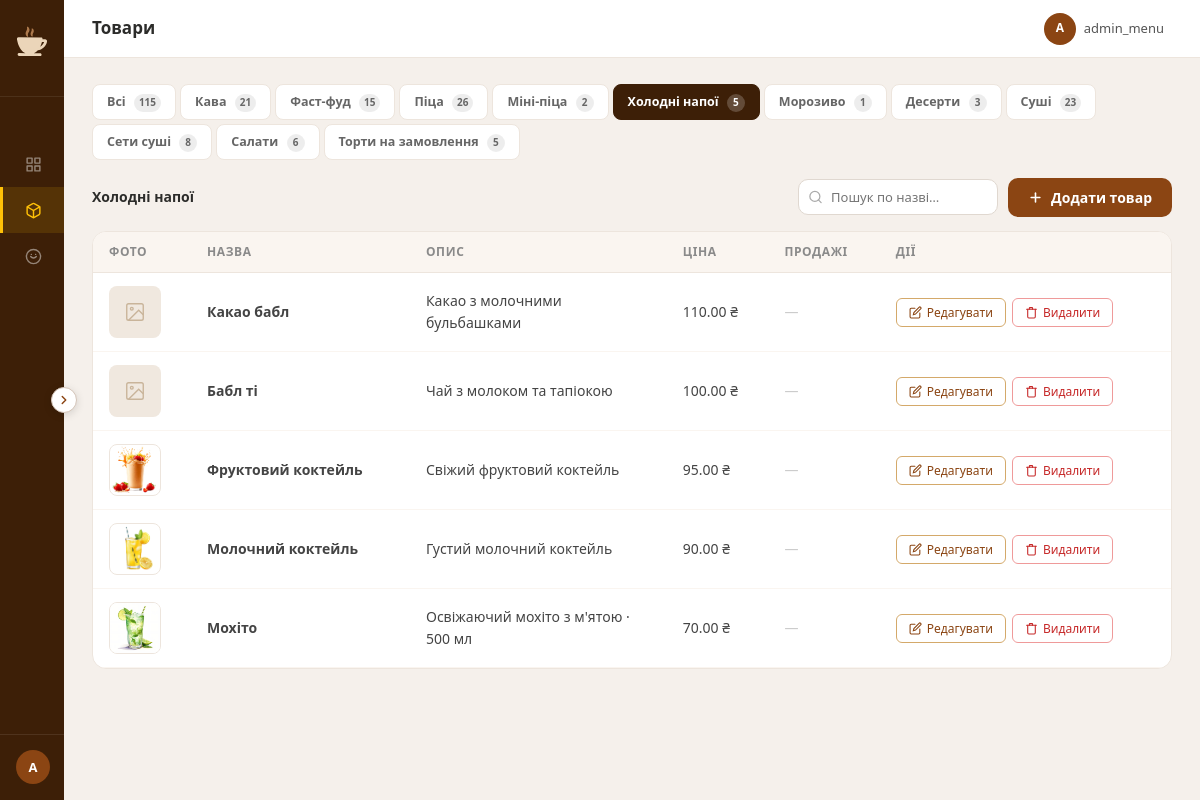
The app's page /admin/manage_items.php?category=cold_drink_items (signed in) with its own data.
### tables this page shows
CREATE TABLE `cold_drink_items` (
  `id` int(11) NOT NULL AUTO_INCREMENT,
  `name` varchar(255) NOT NULL,
  `description` text DEFAULT NULL,
  `image` varchar(255) NOT NULL,
  `price` decimal(10,2) NOT NULL DEFAULT 0.00,
  `popularity` int(11) NOT NULL DEFAULT 0,
  PRIMARY KEY (`id`),
  KEY `popularity` (`popularity`)
);

### admin/manage_items.php (the view, shortened to what this page needs)
<?php
require_once __DIR__ . '/../db/db.php';
$allowed = ['coffee_items','fast_food_items','pizza_items','mini_pizza_items','cold_drink_items','ice_cream_items','dessert_items','sushi_items','sushi_sets','salad_items','cake_items'];
$categoryNames = [
    'coffee_items'      => 'Кава',
    'fast_food_items'   => 'Фаст-фуд',
    'pizza_items'       => 'Піца', 'mini_pizza_items' => 'Міні-піца',
    'cold_drink_items'  => 'Холодні напої',
    'ice_cream_items'   => 'Морозиво',
    'dessert_items'     => 'Десерти',
    'sushi_items'       => 'Суші',
    'sushi_sets'        => 'Сети суші',
    'salad_items'       => 'Салати',
    'cake_items'        => 'Торти на замовлення',
];
$category = $_GET['category'] ?? 'all';
$isAll    = ($category === 'all');
$catTitle = $isAll ? 'Всі товари' : ($categoryNames[$category] ?? $category);
$popularity = [];
if (!$isAll) {
    $r = $conn->query("SELECT product_id, SUM(quantity) AS sold FROM order_items WHERE category='$category' GROUP BY product_id");
    if ($r) while ($row = $r->fetch_assoc()) $popularity[(int)$row['product_id']] = (int)$row['sold'];
}
$items = [];
if ($isAll) {
    foreach ($allowed as $t) {
        $res2 = $conn->query("SELECT id, name, description, image, price FROM `$t` ORDER BY id DESC");
        if ($res2) while ($row = $res2->fetch_assoc()) {
            $row['_table'] = $t;
            $items[] = $row;
        }
    }
    usort($items, fn($a,$b) => strcmp($a['name'], $b['name']));
} else {
    $res = $conn->query("SELECT * FROM `$category` ORDER BY id DESC");
    if ($res) while ($row = $res->fetch_assoc()) $items[] = $row;
}
$tabCounts = [];
foreach ($allowed as $t) {
    $r2 = $conn->query("SELECT COUNT(*) AS c FROM `$t`");
    $tabCounts[$t] = $r2 ? (int)$r2->fetch_assoc()['c'] : 0;
}
$tabCounts['all'] = array_sum($tabCounts);
$nameCol = 'name';
include 'includes/layout_top.php';
?>
<div class="cat-tabs">
  <a href="manage_items.php?category=all"
     class="cat-tab <?= $isAll?'active':'' ?>">
    Всі
    <span class="cat-tab-count"><?= $tabCounts['all'] ?></span>
  </a>
  <?php foreach ($allowed as $t): ?>
    <a href="manage_items.php?category=<?= $t ?>"
       class="cat-tab <?= (!$isAll && $category===$t)?'active':'' ?>">
      <?= $categoryNames[$t] ?>
      <span class="cat-tab-count"><?= $tabCounts[$t] ?></span>
    </a>
  <?php endforeach; ?>
</div>
<div class="section-head">
  <h2 class="section-title"><?= htmlspecialchars($catTitle) ?></h2>
  <div style="display:flex;gap:10px;align-items:center;flex-wrap:wrap">
    <div style="position:relative">
      <input type="search" id="itemSearch" placeholder="Пошук по назві…"
             style="padding:8px 12px 8px 32px;border:1.5px solid #e0d8d0;border-radius:10px;font-size:13px;font-family:inherit;outline:none;width:200px;transition:border-color .2s"
             oninput="filterItems(this.value)"
             onfocus="this.style.borderColor='#8B4513'" onblur="this.style.borderColor='#e0d8d0'">
    </div>
    <button class="btn-add-item" onclick="openItemModal()">
      <svg width="15" height="15" viewBox="0 0 24 24" fill="none" stroke="currentColor" stroke-width="2.5" stroke-linecap="round">
        <line x1="12" y1="5" x2="12" y2="19"/><line x1="5" y1="12" x2="19" y2="12"/>
      </svg>
      Додати товар
    </button>
  </div>
</div>
<div class="table-wrap">
  <table class="admin-table">
    <thead>
      <tr>
        <th>Фото</th><th>Назва</th>
        <th class="col-hide-mobile">Опис</th>
        <th>Ціна</th><th class="col-hide-mobile">Продажі</th><th>Дії</th>
      </tr>
    </thead>
    <tbody id="itemsTableBody">
      <?php foreach ($items as $item):
        $itemCat  = $item['_table'] ?? $category;
        $name     = $item['name'] ?? '—';
        $desc     = $item['description'] ?? '';
        $sold     = $popularity[$item['id']] ?? 0;
      ?>
      <tr id="item-row-<?= $item['id'] ?>" data-cat="<?= htmlspecialchars($itemCat) ?>">
        <?php
          $imgSrc = $item['image'] ?? '';
          $hasPhoto = !empty($imgSrc)
                      && !str_contains($imgSrc, 'default.jpg')
                      && file_exists(__DIR__ . '/../' . $imgSrc);
        ?>
        <td>
          <?php if ($hasPhoto): ?>
            <img src="../<?= htmlspecialchars($imgSrc) ?>" alt=""
                 style="width:52px;height:52px;object-fit:cover;border-radius:8px;border:1px solid #ede5dd"
                 onerror="this.replaceWith(document.getElementById('no-photo-tpl').content.cloneNode(true))">
          <?php else: ?>
            <div style="width:52px;height:52px;background:#f0e8df;border-radius:8px;display:flex;align-items:center;justify-content:center">
              <svg width="22" height="22" viewBox="0 0 24 24" fill="none" stroke="#c9b49a" stroke-width="1.5"><rect x="3" y="3" width="18" height="18" rx="2"/><circle cx="8.5" cy="8.5" r="1.5"/><polyline points="21 15 16 10 5 21"/></svg>
            </div>
          <?php endif; ?>
        </td>
        <td><strong><?= htmlspecialchars($name) ?></strong></td>
        <td class="td-desc col-hide-mobile"><?= htmlspecialchars(mb_substr($desc,0,70)) ?><?= mb_strlen($desc)>70?'…':'' ?></td>
        <td><?= number_format($item['price'],2) ?> ₴</td>
        <td class="col-hide-mobile">
          <?php if ($sold > 0): ?>
            <span class="sold-badge"><?= $sold ?> шт</span>
          <?php else: ?>
            <span style="color:#ccc">—</span>
          <?php endif; ?>
        </td>
        <td>
          <div class="item-actions" id="actions-<?= $item['id'] ?>">
            <?php
              $itemForJs = array_merge($item, ['_nameCol' => $nameCol]);
              if (!$hasPhoto) {
                  $itemForJs['image'] = '';
              }
            ?>
            <button class="item-btn-edit"
                    onclick='openItemModal(<?= $item["id"] ?>, <?= htmlspecialchars(json_encode($itemForJs), ENT_QUOTES) ?>)'>
              <svg width="13" height="13" viewBox="0 0 24 24" fill="none" stroke="currentColor" stroke-width="2" stroke-linecap="round"><path d="M11 4H4a2 2 0 0 0-2 2v14a2 2 0 0 0 2 2h14a2 2 0 0 0 2-2v-7"/><path d="M18.5 2.5a2.121 2.121 0 0 1 3 3L12 15l-4 1 1-4 9.5-9.5z"/></svg>
              Редагувати
            </button>
            <button class="item-btn-delete" onclick="confirmDelete(<?= $item['id'] ?>, '<?= htmlspecialchars(addslashes($name)) ?>')">
              <svg width="13" height="13" viewBox="0 0 24 24" fill="none" stroke="currentColor" stroke-width="2" stroke-linecap="round"><polyline points="3 6 5 6 21 6"/><path d="M19 6v14a2 2 0 0 1-2 2H7a2 2 0 0 1-2-2V6m3 0V4a1 1 0 0 1 1-1h4a1 1 0 0 1 1 1v2"/></svg>
              Видалити
            </button>
          </div>
        </td>
      </tr>
      <?php endforeach; ?>
    </tbody>
  </table>
</div>
<?php include 'includes/layout_bottom.php'; ?>

### records on screen
cold_drink_items: name "Какао бабл", description "Какао з молочними бульбашками", price "110.00"
cold_drink_items: name "Бабл ті", description "Чай з молоком та тапіокою", price "100.00"
cold_drink_items: image (picture), name "Фруктовий коктейль", description "Свіжий фруктовий коктейль", price "95.00"
cold_drink_items: image (picture), name "Молочний коктейль", description "Густий молочний коктейль", price "90.00"
cold_drink_items: image (picture), name "Мохіто", description "Освіжаючий мохіто з м'ятою · 500 мл", price "70.00"

### other values on screen
$adminInitial "A"
$pageTitle "Товари"
$adminUsername "admin_menu"
$tabCounts['all'] "115"
$categoryNames[$t] "Кава"
$tabCounts[$t] "21"
$categoryNames[$t] "Фаст-фуд"
$tabCounts[$t] "15"
$categoryNames[$t] "Піца"
$tabCounts[$t] "26"
$categoryNames[$t] "Міні-піца"
$tabCounts[$t] "2"
$categoryNames[$t] "Холодні напої"
$tabCounts[$t] "5"
$categoryNames[$t] "Морозиво"
